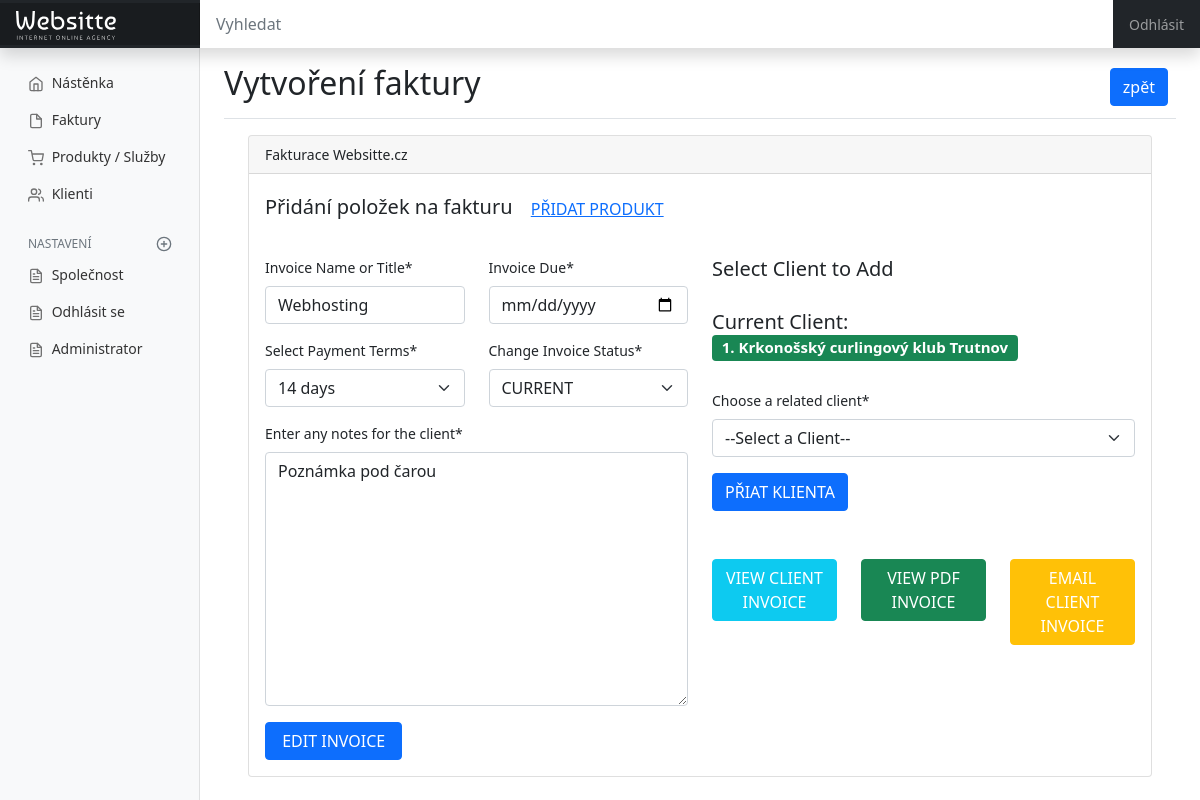
The page /invoice/invoices/create-build/fadd6f-b96059c0d1cd on the database its author committed.
### invoice/models.py (models this page shows, shortened)
class Invoice(models.Model):
    TERMS = [
    ('14 days', '14 days'),
    ('30 days', '30 days'),
    ('60 days', '60 days'),
    ]
    STATUS = [
    ('CURRENT', 'CURRENT'),
    ('EMAIL_SENT', 'EMAIL_SENT'),
    ('OVERDUE', 'OVERDUE'),
    ('PAID', 'PAID'),
    ]
    title = models.CharField(null=True, blank=True, max_length=100)
    number = models.CharField(null=True, blank=True, max_length=100)
    dueDate = models.DateField(null=True, blank=True)
    paymentTerms = models.CharField(choices=TERMS, default='14 days', max_length=100)
    status = models.CharField(choices=STATUS, default='CURRENT', max_length=100)
    notes = models.TextField(null=True, blank=True)
    client = models.ForeignKey(Client, blank=True, null=True, on_delete=models.SET_NULL)
    uniqueId = models.CharField(null=True, blank=True, max_length=100)
    slug = models.SlugField(max_length=500, unique=True, blank=True, null=True)
    date_created = models.DateTimeField(blank=True, null=True)
    last_updated = models.DateTimeField(blank=True, null=True)

class Client(models.Model):
    PROVINCES = [
    ('Gauteng', 'Gauteng'),
    ('Free State', 'Free State'),
    ('Limpopo', 'Limpopo'),
    ]
    clientName = models.CharField(null=True, blank=True, max_length=200)
    addressLine1 = models.CharField(null=True, blank=True, max_length=200)
    clientLogo  = models.ImageField(default='default_logo.jpg', upload_to='company_logos')
    province = models.CharField(choices=PROVINCES, blank=True, max_length=100)
    postalCode = models.CharField(null=True, blank=True, max_length=10)
    phoneNumber = models.CharField(null=True, blank=True, max_length=100)
    emailAddress = models.CharField(null=True, blank=True, max_length=100)
    taxNumber = models.CharField(null=True, blank=True, max_length=100)
    dic = models.CharField(null=True, blank=True, max_length=100)
    uniqueId = models.CharField(null=True, blank=True, max_length=100)
    slug = models.SlugField(max_length=500, unique=True, blank=True, null=True)
    date_created = models.DateTimeField(blank=True, null=True)
    last_updated = models.DateTimeField(blank=True, null=True)

### invoice/views.py (the view, shortened to what this page needs)
# urls.py: path('invoices/create-build/<slug:slug>',views.createBuildInvoice, name='create-build-invoice'),
def createBuildInvoice(request, slug):
    try:
        invoice = Invoice.objects.get(slug=slug)
        pass
    except:
        messages.error(request, 'Something went wrong')
        return redirect('invoices')
    products = Product.objects.filter(invoice=invoice)
    context = {}
    context['invoice'] = invoice
    context['products'] = products
    if request.method == 'GET':
        prod_form = ProductForm()
        inv_form = InvoiceForm(instance=invoice)
        client_form = ClientSelectForm(initial_client=invoice.client)
        context['prod_form'] = prod_form
        context['inv_form'] = inv_form
        context['client_form'] = client_form
        return render(request, 'invoice/create-invoice.html', context)

### invoice/forms.py
class ProductForm(forms.ModelForm):
    class Meta:
        model = Product
        fields = ['title', 'description', 'quantity', 'price', 'currency']

### templates/invoice/create-invoice.html (shortened to what this page needs)
{% extends 'partials/base.html' %}
{% load static %}
{% load crispy_forms_tags %}
{% block css %}
    <link href="{% static 'assets/css/bootstrap.min.css' %}" rel="stylesheet">
{% endblock %}
{% block main %}
    <div class="d-flex justify-content-between flex-wrap flex-md-nowrap align-items-center pt-3 pb-2 mb-3 border-bottom">
        <h1 class="h2">Vytvoření faktury</h1>
        <div class="btn-toolbar mb-2 mb-md-0">
            <div class="btn-group me-2">
                <a href="{% url 'invoices' %}">
                    <button type="button" class="btn btn-primary">zpět</button>
                </a>
            </div>
        </div>
    </div>
    <div class="container-fluid">
        <div class="card">
            <div class="card-header">
                Fakturace Websitte.cz
            </div>
            <div class="card-body">
                <div class="row">
                    <div class="col-lg-12">
                        <h5 class="card-title">Přidání položek na fakturu
                            <button href="#addProductModal" type="button" class="btn btn-link" data-bs-toggle="modal">
                                PŘIDAT PRODUKT
                            </button>
                        </h5>
                    </div>
                </div>
                <br>
                <div class="row">
                    <div class="col-lg-6">
                        <form class="" action="#" method="post">
                            {% crispy inv_form %}
                        </form>
                    </div>
                    <div class="col-lg-6">
                        <h5 class="card-title"> Select Client to Add </h5>
                        <br>
                        <h5 class="card-title"> Current Client: <span
                                class="badge bg-success">{{ invoice.client.clientName }}</span></h5>
                        <br>
                        <div class="mb-5">
                            <form class="" action="#" method="post">
                                {{ client_form|crispy }}
                                <button type="submit" class="btn btn-primary">PŘIAT KLIENTA</button>
                            </form>
                        </div>
                        <div class="row">
                            <div class="col-lg-4">
                                <a href="{% url 'view-pdf-invoice' invoice.slug %}">
                                    <button class="btn btn-info text-white"> VIEW CLIENT INVOICE</button>
                                </a>
                            </div>
                            <div class="col-lg-4">
                                <a href="{% url 'view-document-invoice' invoice.slug %}">
                                    <button class="btn btn-success text-white"> VIEW PDF INVOICE</button>
                                </a>
                            </div>
                            <div class="col-lg-4">
                                <a href="{% url 'email-document-invoice' invoice.slug %}">
                                    <button class="btn btn-warning text-white"> EMAIL CLIENT INVOICE</button>
                                </a>
                            </div>
                        </div>
                    </div>
                </div>
            </div>
        </div>
    </div>
{% endblock %}

### static/assets/css/dashboard.css (style rules this page uses)
body { font-size: .875rem !important; }

### rows shown on the page
Invoice: title "Webhosting", paymentTerms "14 days", status "CURRENT", notes "Poznámka pod čarou", client.clientName "1. Krkonošský curlingový klub Trutnov"
